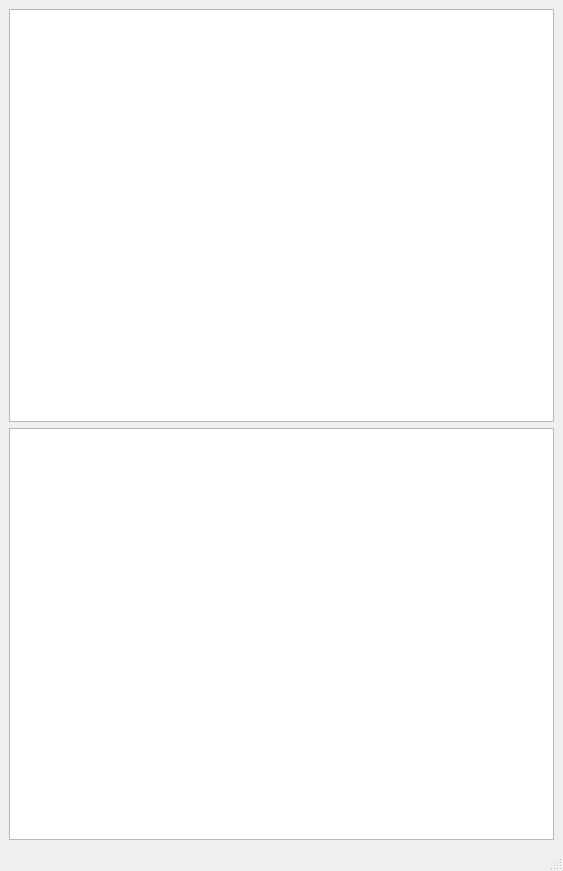
<?xml version="1.0" encoding="UTF-8"?>
<ui version="4.0">
 <class>MainWindow</class>
 <widget class="QMainWindow" name="MainWindow">
  <property name="geometry">
   <rect>
    <x>0</x>
    <y>0</y>
    <width>563</width>
    <height>871</height>
   </rect>
  </property>
  <property name="windowTitle">
   <string>qudi: Tracker</string>
  </property>
  <widget class="QWidget" name="centralwidget">
   <layout class="QGridLayout" name="gridLayout_2">
    <item row="0" column="0">
     <layout class="QGridLayout" name="gridLayout">
      <item row="4" column="0">
       <widget class="PlotWidget" name="xy_refocus_ViewWidget"/>
      </item>
      <item row="5" column="0">
       <widget class="PlotWidget" name="xz_refocus_ViewWidget"/>
      </item>
     </layout>
    </item>
   </layout>
  </widget>
  <widget class="QMenuBar" name="menubar">
   <property name="geometry">
    <rect>
     <x>0</x>
     <y>0</y>
     <width>563</width>
     <height>21</height>
    </rect>
   </property>
  </widget>
  <widget class="QStatusBar" name="statusbar"/>
 </widget>
 <customwidgets>
  <customwidget>
   <class>PlotWidget</class>
   <extends>QGraphicsView</extends>
   <header>pyqtgraph.h</header>
  </customwidget>
 </customwidgets>
 <resources/>
 <connections/>
</ui>
